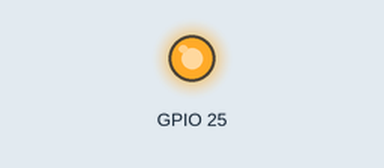
Simulated run of this program. Board: Raspberry Pi (BCM pin numbers). Parts: output pins drawn as LEDs (lit = HIGH). At 2.0 s the program stops and its outputs stay as they are.

Above: at 0.1 s.
At 2.1 s:
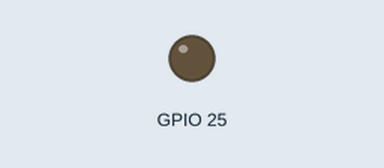
Timing chart, 0 to 3.5 s (numbered marks = the images above):
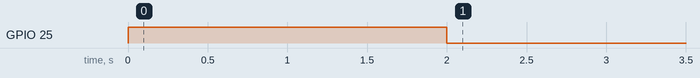

The program:

led_switch.py
```python
import RPi.GPIO as GPIO
import time

GPIO.setmode(GPIO.BCM)     # use GPIO number
GPIO.setup(25, GPIO.OUT)   # output GPIO 25

GPIO.output(25, GPIO.HIGH) # output GPIO as high setting
time.sleep(2)              # wait

GPIO.cleanup()             # turn off the light
```

Measured:
- by itself, GPIO 25: LOW → HIGH at 0.00 s, → LOW 2.0 s later
